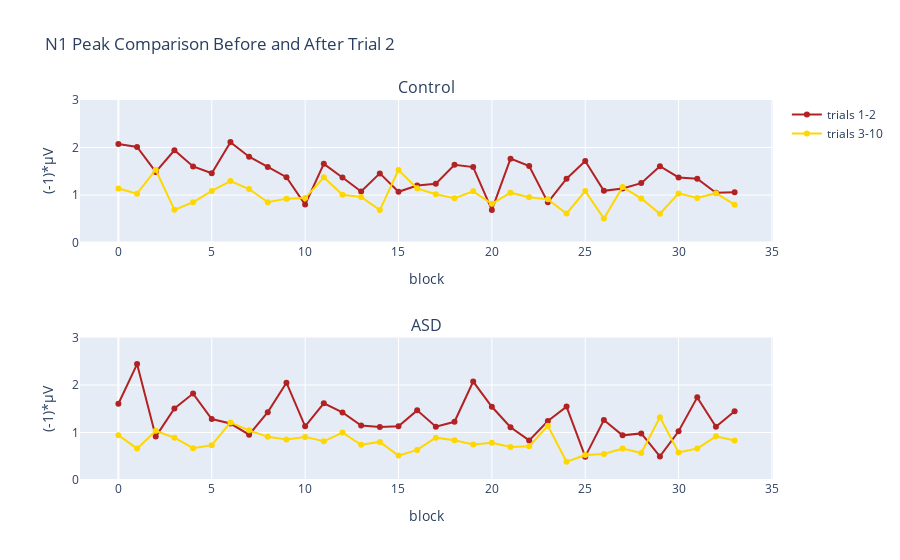

The cell this chart's notebook holds for it:
### Code cell
from plotly.subplots import make_subplots

fig = make_subplots(rows=2, cols=1, subplot_titles=("Control", "ASD"))

fig.add_trace(
    go.Scatter(x=BLOCKS, y=df.loc[df["group"]=="Control", "first"],
               name="trials 1-2", marker=dict(color="firebrick"), mode="lines+markers"),
    row=1, col=1
)

fig.add_trace(
    go.Scatter(x=BLOCKS, y=df.loc[df["group"]=="Control", "second"],
               name="trials 3-10",marker=dict(color="gold"), mode="lines+markers"),
    row=1, col=1
)

fig.add_trace(
    go.Scatter(x=BLOCKS, y=df.loc[df["group"]=="ASD", "first"],
               name="asd_first", marker=dict(color="firebrick"), mode="lines+markers", showlegend=False),
    row=2, col=1
)

fig.add_trace(
    go.Scatter(x=BLOCKS, y=df.loc[df["group"]=="ASD", "second"],
               name="asd_second",marker=dict(color="gold"), mode="lines+markers", showlegend=False),
    row=2, col=1
)

fig.update_xaxes(title_text="block")
fig.update_yaxes(range=[0,3],title_text="(-1)*"+MU_STR+"V")
fig.update_layout(title_text="N1 Peak Comparison Before and After Trial 2")
fig.show()

### Figure 1 — Plotly figure (JSON) as saved in the notebook; plotly's stock layout.template omitted (floating-point values rounded to 4 significant figures)
{"data": [{"marker": {"color": "firebrick"}, "mode": "lines+markers", "name": "trials 1-2", "type": "scatter", "x": [0, 1, 2, 3, 4, 5, 6, 7, 8, 9, 10, 11, 12, 13, 14, 15, 16, 17, 18, 19, 20, 21, 22, 23, 24, 25, 26, 27, 28, 29, 30, 31, 32, 33], "xaxis": "x", "y": [2.072, 2.011, 1.486, 1.943, 1.602, 1.457, 2.113, 1.806, 1.59, 1.375, 0.7975, 1.656, 1.368, 1.073, 1.455, 1.067, 1.2, 1.237, 1.636, 1.588, 0.6861, 1.766, 1.61, 0.8449, 1.343, 1.716, 1.088, 1.137, 1.25, 1.605, 1.37, 1.344, 1.045, 1.059], "yaxis": "y"}, {"marker": {"color": "gold"}, "mode": "lines+markers", "name": "trials 3-10", "type": "scatter", "x": [0, 1, 2, 3, 4, 5, 6, 7, 8, 9, 10, 11, 12, 13, 14, 15, 16, 17, 18, 19, 20, 21, 22, 23, 24, 25, 26, 27, 28, 29, 30, 31, 32, 33], "xaxis": "x", "y": [1.139, 1.027, 1.532, 0.6875, 0.8466, 1.086, 1.295, 1.126, 0.8462, 0.9235, 0.9352, 1.372, 1.005, 0.9583, 0.682, 1.525, 1.14, 1.018, 0.9336, 1.077, 0.8143, 1.049, 0.9544, 0.9079, 0.6092, 1.084, 0.5037, 1.166, 0.9284, 0.6049, 1.034, 0.9372, 1.038, 0.7974], "yaxis": "y"}, {"marker": {"color": "firebrick"}, "mode": "lines+markers", "name": "asd_first", "showlegend": false, "type": "scatter", "x": [0, 1, 2, 3, 4, 5, 6, 7, 8, 9, 10, 11, 12, 13, 14, 15, 16, 17, 18, 19, 20, 21, 22, 23, 24, 25, 26, 27, 28, 29, 30, 31, 32, 33], "xaxis": "x2", "y": [1.605, 2.44, 0.914, 1.504, 1.82, 1.284, 1.188, 0.9547, 1.428, 2.048, 1.13, 1.613, 1.422, 1.147, 1.115, 1.13, 1.466, 1.123, 1.226, 2.073, 1.541, 1.111, 0.8331, 1.242, 1.545, 0.4914, 1.262, 0.94, 0.9812, 0.4972, 1.026, 1.74, 1.12, 1.449], "yaxis": "y2"}, {"marker": {"color": "gold"}, "mode": "lines+markers", "name": "asd_second", "showlegend": false, "type": "scatter", "x": [0, 1, 2, 3, 4, 5, 6, 7, 8, 9, 10, 11, 12, 13, 14, 15, 16, 17, 18, 19, 20, 21, 22, 23, 24, 25, 26, 27, 28, 29, 30, 31, 32, 33], "xaxis": "x2", "y": [0.9436, 0.6607, 1.035, 0.8894, 0.67, 0.7342, 1.212, 1.046, 0.9083, 0.855, 0.9073, 0.8149, 0.9985, 0.7418, 0.8022, 0.5133, 0.6339, 0.8914, 0.8377, 0.7456, 0.7824, 0.6947, 0.7087, 1.141, 0.3834, 0.5263, 0.5489, 0.6632, 0.5687, 1.32, 0.5803, 0.661, 0.9194, 0.83], "yaxis": "y2"}], "layout": {"annotations": [{"font": {"size": 16}, "showarrow": false, "text": "Control", "x": 0.5, "xanchor": "center", "xref": "paper", "y": 1, "yanchor": "bottom", "yref": "paper"}, {"font": {"size": 16}, "showarrow": false, "text": "ASD", "x": 0.5, "xanchor": "center", "xref": "paper", "y": 0.375, "yanchor": "bottom", "yref": "paper"}], "title": {"text": "N1 Peak Comparison Before and After Trial 2"}, "xaxis": {"anchor": "y", "domain": [0, 1], "title": {"text": "block"}}, "xaxis2": {"anchor": "y2", "domain": [0, 1], "title": {"text": "block"}}, "yaxis": {"anchor": "x", "domain": [0.625, 1], "range": [0, 3], "title": {"text": "(-1)*μV"}}, "yaxis2": {"anchor": "x2", "domain": [0, 0.375], "range": [0, 3], "title": {"text": "(-1)*μV"}}}}
